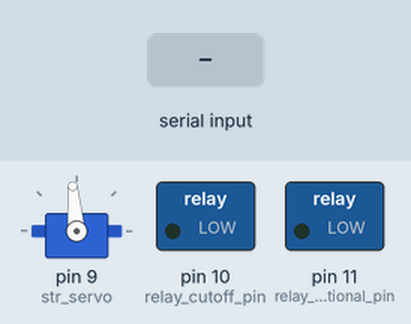
Bench run of a sketch on a simulated Arduino Uno, built with avr-gcc and run on an emulated ATmega328P. On the bench: servo, switched loads named in the sketch (green lamp = pin HIGH). The test bench sets the inputs (shaded band). What the sketch prints to the serial monitor is not drawn.

Above: at 1.2 s.
1.3 s: "90,45\n" received over Serial
At 1.8 s:
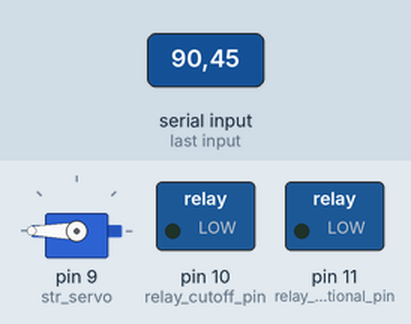
2.8 s: "30,150\n" received over Serial
At 4.0 s:
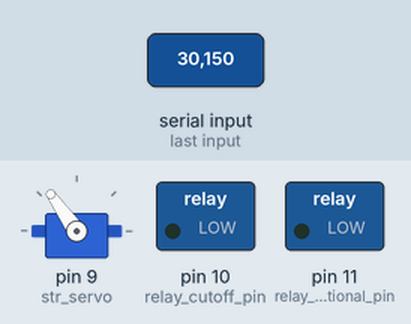
4.3 s: "5\n" received over Serial
At 5.2 s:
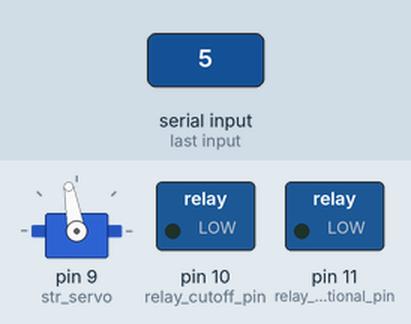
5.8 s: "90\n" received over Serial
At 6.4 s:
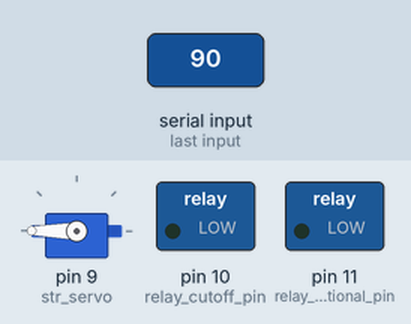
Timing chart, 0 to 8.3 s (numbered marks = the images above; inputs shaded):
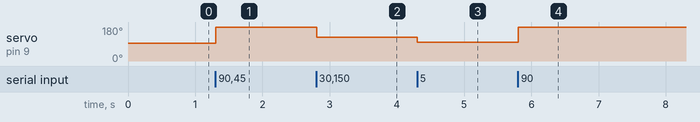

Measured:
- after the input at 1.3 s, servo on pin 9 (str_servo): 95° → 180° at once
- after the input at 2.8 s, servo on pin 9 (str_servo): 180° → 125° at once
- after the input at 4.3 s, servo on pin 9 (str_servo): 125° → 100° at once
- after the input at 5.8 s, servo on pin 9 (str_servo): 100° → 180° at once

The sketch:

sketch.ino
```cpp
// Bluetooth controlled RC car steering
// by Bala Venkataraman

#include <Servo.h> // include library for servo

Servo str_servo; // define steering rack servo

const int straight_angle = 95; // angle to point the rack straight
const int relay_directional_pin = 11; // This controlls the relay which makes the car go forward if coil is high and backward if coil is low
const int relay_cutoff_pin = 10; // this makes the car stop when the coil is low and go when it is high. (if it is other way

void setup() {
  Serial.begin(9600); // begin serial communication with a baud rate of 9600
  str_servo.attach(9); // attach servo to pin 9
  str_servo.write(straight_angle); // set steering angle to the default angle
  pinMode(9, OUTPUT); // configures all the pins to output
  pinMode(relay_directional_pin, OUTPUT);
  pinMode(relay_cutoff_pin, OUTPUT);
  digitalWrite(relay_directional_pin, LOW);
  digitalWrite(relay_cutoff_pin, LOW);
  Serial.println("Send a command");
}

void loop() {
  if (Serial.available()) { // if there is data comming
    String command = Serial.readStringUntil('\n'); // read string until meet newline character
    int rack_angle = command.toInt();
    if(rack_angle > 900){
      str_servo.write(straight_angle + (rack_angle - 1000)); // makes the car go forward
      digitalWrite(relay_directional_pin, LOW);
      digitalWrite(relay_cutoff_pin,HIGH);
    }
    else if (rack_angle < -900){
      str_servo.write(straight_angle + (1000 + rack_angle)); // makes the car go backward
      digitalWrite(relay_directional_pin, HIGH);
      digitalWrite(relay_cutoff_pin,HIGH);
    }
    else{
      str_servo.write(straight_angle + rack_angle); // makes the car stop
      digitalWrite(relay_directional_pin, LOW);
      digitalWrite(relay_cutoff_pin, LOW);
    }
  }

}
```
